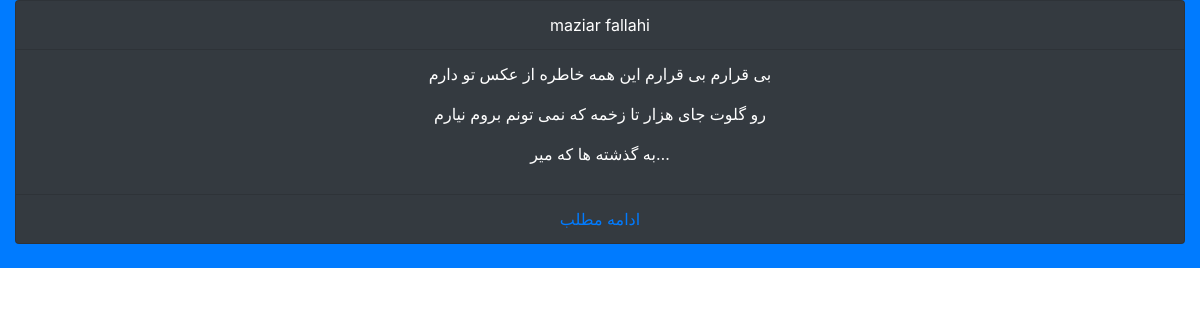
The app's page /, older data.
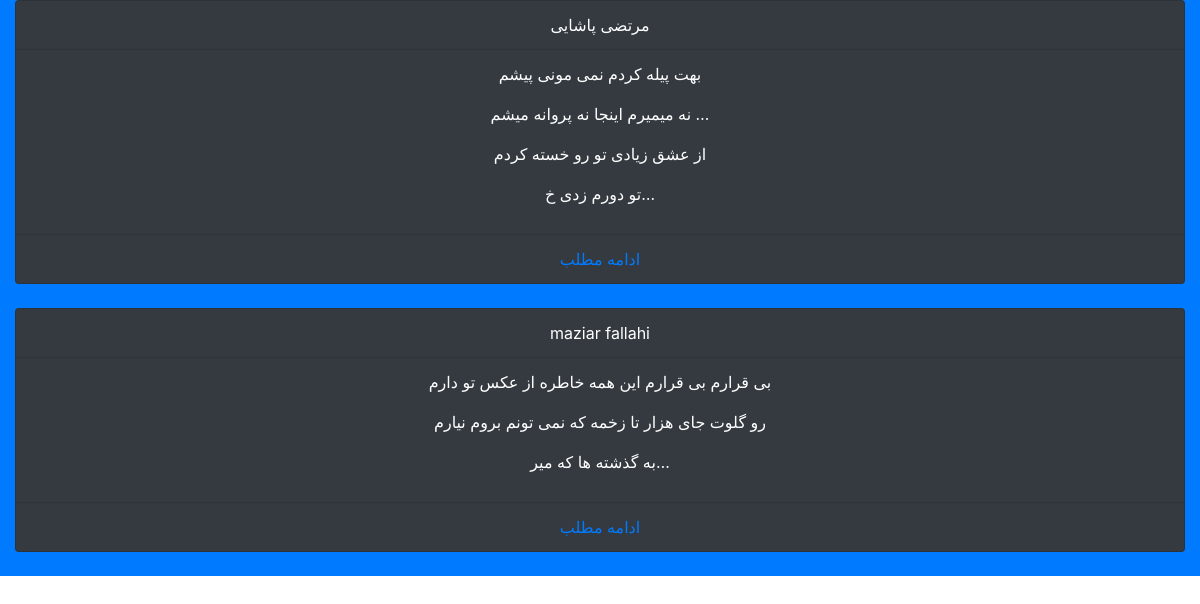
The same page, newer data.
### ahang/models.py (models this page shows)
class Ahang(models.Model):
    author = models.CharField(max_length=200)
    description = RichTextUploadingField()
    ahang_esm = models.CharField(max_length=500, default=None)
    ahang_file = models.FileField(upload_to='Musics/', null=False, blank=False)
    publishDate = models.DateField(auto_now_add=True)
    updateDate = models.DateField(auto_now=True)
    def get_absolute_url(self):
        return reverse("music:detail", args=[str(self.id)])
    class Meta:
        verbose_name = 'Music'
        verbose_name_plural = "Music's"

### ahang/views.py (the view)
# urls.py: url(r'^$', views.index, name='home'),
def index(request):
    ahangha = Ahang.objects.all().order_by('-id')
    context = {
        "ahangha": ahangha,
        "title": "Home",
    }
    return render(request, 'main/index.html', context)

### templates/main/index.html (shortened to what this page needs)
{% load static %}
<!DOCTYPE html>
<html lang="en">
<head>
    <link rel="stylesheet" href="https://cdn.jsdelivr.net/npm/bootstrap@4.5.3/dist/css/bootstrap.min.css">
</head>
<body>
    {% block content %}
    <div class="container-fluid bg-primary">
        {% for ahang in ahangha %}
        <ul class="list-group text-secondry">
            <li class="list-group-item text-center text-white bg-dark">{{ahang.author}}</li>
            <li class="list-group-item text-center text-white bg-dark">{{ahang.description|safe|truncatechars_html:120}}</li>
            <li class="list-group-item text-center text-white bg-dark"><a href="{{ahang.get_absolute_url}}"> ادامه مطلب </a></li>
        </ul>
        <br /> {% endfor %}
    </div>
    {% endblock %}
</body>
</html>

Row changes from the older to the newer data that the page shows:
added Ahang: author "مرتضی پاشایی", description "بهت پیله کردم نمی مونی پیشم نه میمیرم اینجا نه پروانه میشم … از عشق زیادی تو رو خسته کردم تو دورم زدی خ…"
